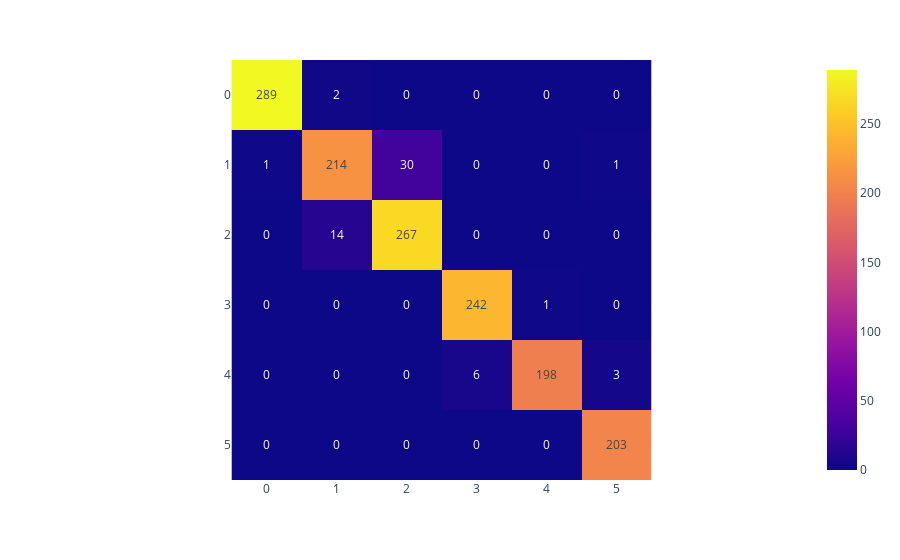

The notebook cell this image was saved under:
### Code cell
knnConf = confusion_matrix(y_test, y_pred)

fig = px.imshow(knnConf, text_auto=True)
fig.show()

### Figure 1 — Plotly figure (JSON) as saved in the notebook; plotly's stock layout.template omitted (floating-point values rounded to 4 significant figures)
{"data": [{"coloraxis": "coloraxis", "hovertemplate": "x: %{x}<br>y: %{y}<br>color: %{z}<extra></extra>", "name": "0", "texttemplate": "%{z}", "type": "heatmap", "xaxis": "x", "yaxis": "y", "z": [[289, 2, 0, 0, 0, 0], [1, 214, 30, 0, 0, 1], [0, 14, 267, 0, 0, 0], [0, 0, 0, 242, 1, 0], [0, 0, 0, 6, 198, 3], [0, 0, 0, 0, 0, 203]]}], "layout": {"coloraxis": {"colorscale": [[0, "#0d0887"], [0.1111, "#46039f"], [0.2222, "#7201a8"], [0.3333, "#9c179e"], [0.4444, "#bd3786"], [0.5556, "#d8576b"], [0.6667, "#ed7953"], [0.7778, "#fb9f3a"], [0.8889, "#fdca26"], [1, "#f0f921"]]}, "margin": {"t": 60}, "xaxis": {"anchor": "y", "constrain": "domain", "domain": [0, 1], "scaleanchor": "y"}, "yaxis": {"anchor": "x", "autorange": "reversed", "constrain": "domain", "domain": [0, 1]}}}
